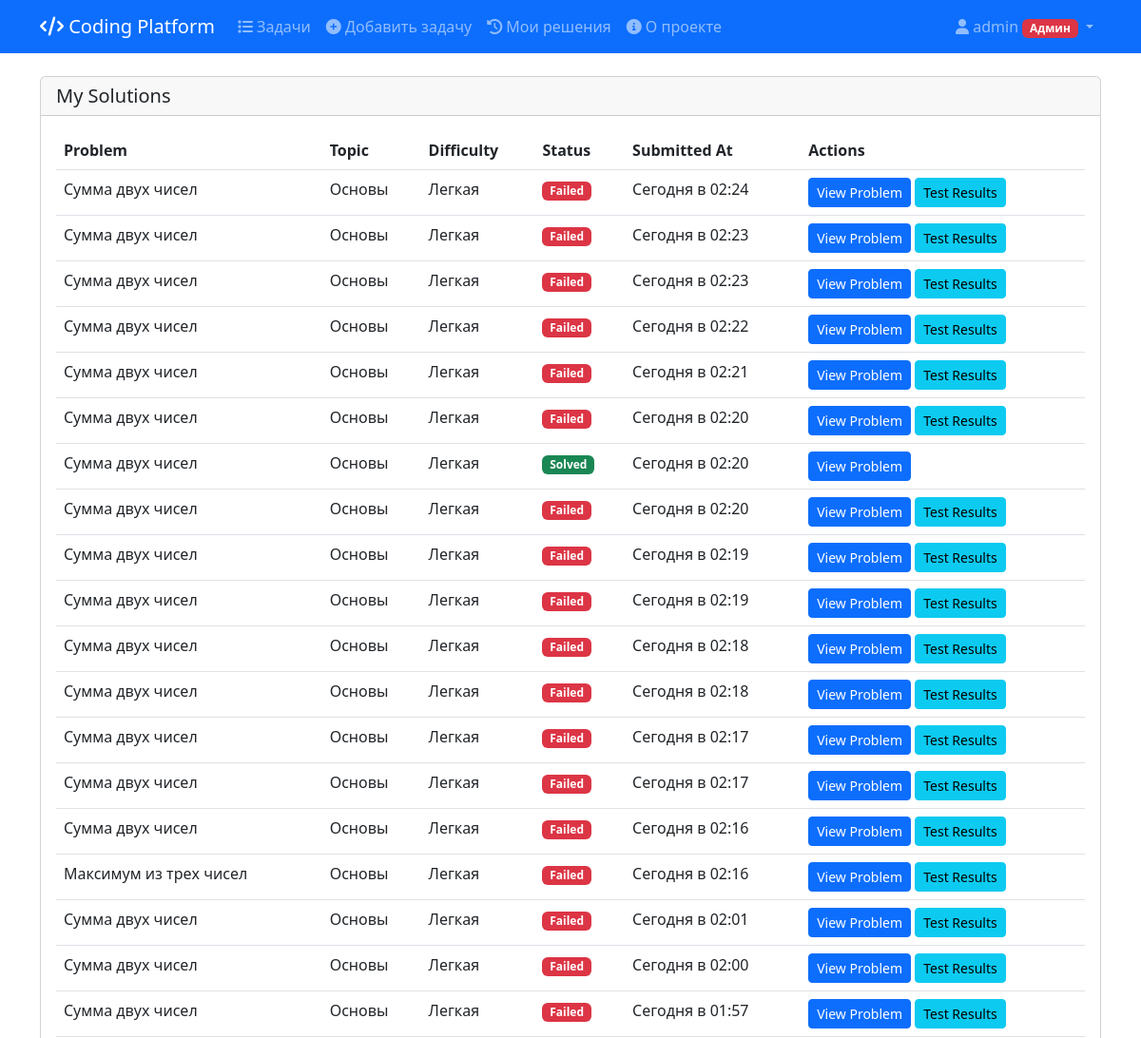
Before: /my_solutions (signed in, upper part) with the older database file.
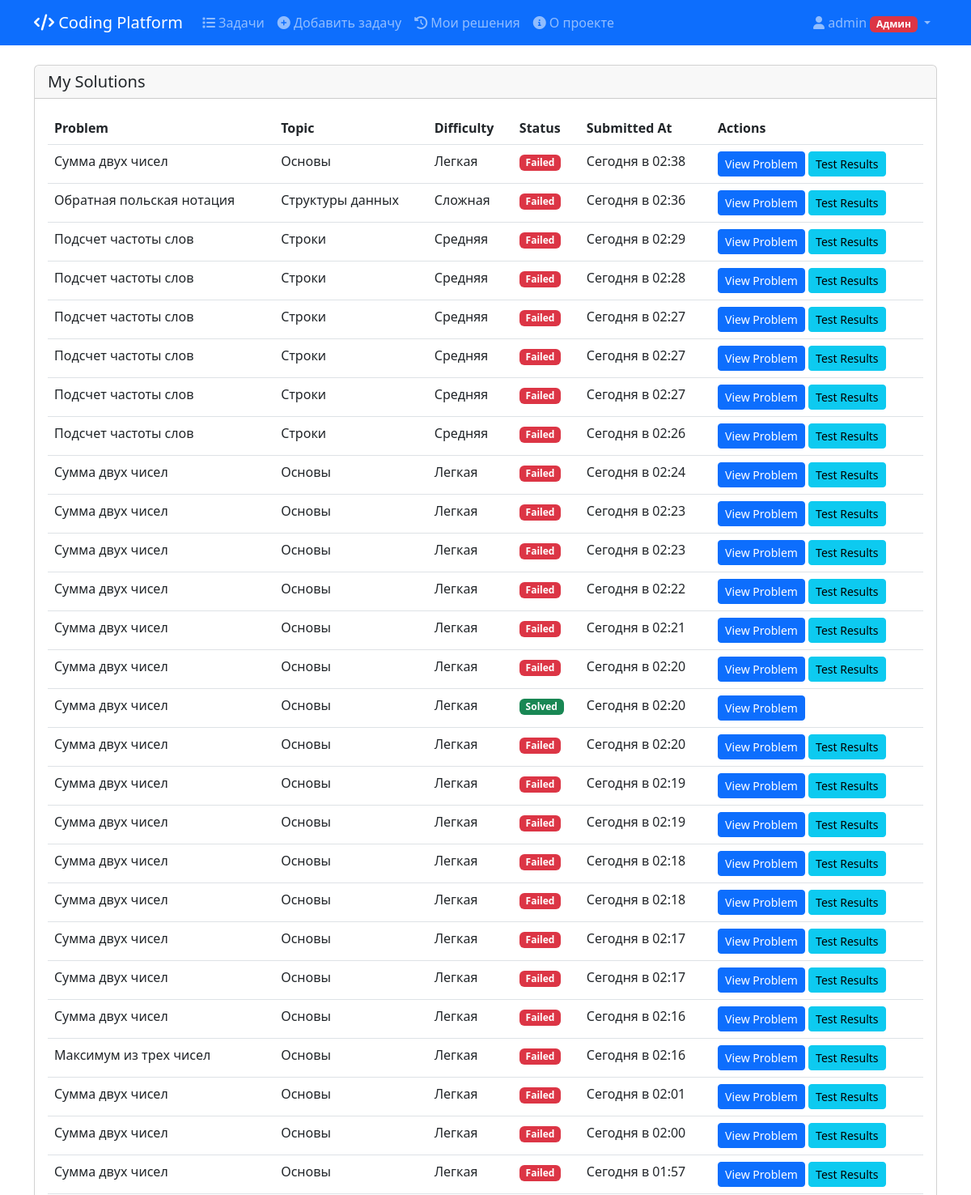
After: the same page with the newer database file.
### tables this page shows
CREATE TABLE users (
    id INTEGER PRIMARY KEY AUTOINCREMENT,
    username TEXT NOT NULL UNIQUE,
    email TEXT UNIQUE,
    password_hash TEXT NOT NULL,
    role TEXT NOT NULL DEFAULT 'user' -- user, teacher, admin
);

CREATE TABLE solutions (
    id INTEGER PRIMARY KEY AUTOINCREMENT,
    user_id INTEGER NOT NULL,
    problem_id INTEGER NOT NULL,
    code TEXT NOT NULL,
    status TEXT NOT NULL DEFAULT 'pending', -- pending, success, error
    submitted_at TIMESTAMP NOT NULL DEFAULT CURRENT_TIMESTAMP,
    error TEXT, output TEXT, analysis TEXT,
    FOREIGN KEY (user_id) REFERENCES users (id),
    FOREIGN KEY (problem_id) REFERENCES problems (id)
);

CREATE TABLE problems (
    id INTEGER PRIMARY KEY AUTOINCREMENT,
    title TEXT NOT NULL,
    description TEXT NOT NULL,
    topic TEXT NOT NULL,
    difficulty TEXT NOT NULL,
    test_cases TEXT NOT NULL, -- JSON строка с тестовыми случаями
    initial_code TEXT, -- Шаблон кода для начала решения
    created_by INTEGER,
    FOREIGN KEY (created_by) REFERENCES users (id)
);

### app.py (the view)
@app.route('/my_solutions')
@login_required
def my_solutions():
    db = get_db()
    solutions = db.execute('''
        SELECT s.*, p.title as problem_title, p.difficulty, p.topic
        FROM solutions s
        JOIN problems p ON s.problem_id = p.id
        WHERE s.user_id = ?
        ORDER BY s.submitted_at DESC
    ''', (current_user.id,)).fetchall()
    return render_template('my_solutions.html',
                          solutions=solutions,
                          format_datetime=format_datetime)

### app.py (called while the page is built)
@app.teardown_appcontext
def teardown_db(e=None):
    close_db()

@login_manager.user_loader
def load_user(user_id):
    db = get_db()
    user = db.execute('SELECT * FROM users WHERE id = ?', (user_id,)).fetchone()
    if user:
        return User(user['id'], user['username'], user['role'])
    return None

### utils.py (called while the page is built)
def format_datetime(dt):
    if not dt:
        return ""
    now = datetime.now()
    today = now.date()
    dt_date = dt.date() if hasattr(dt, 'date') else dt.date
    if dt_date == today:
        return f"Сегодня в {dt.strftime('%H:%M')}"
    elif dt_date == today - timedelta(days=1):
        return f"Вчера в {dt.strftime('%H:%M')}"
    else:
        return dt.strftime('%d.%m.%Y %H:%M')

### templates/my_solutions.html (shortened to what this page needs)
{% extends "base.html" %}
{% block content %}
<div class="row">
    <div class="col-12">
        <div class="card">
            <div class="card-header">
                <h5 class="mb-0">My Solutions</h5>
            </div>
            <div class="card-body">
                <div class="table-responsive">
                    <table class="table">
                        <thead>
                            <tr>
                                <th>Problem</th>
                                <th>Topic</th>
                                <th>Difficulty</th>
                                <th>Status</th>
                                <th>Submitted At</th>
                                <th>Actions</th>
                            </tr>
                        </thead>
                        <tbody>
                            {% for solution in solutions %}
                            <tr>
                                <td>{{ solution.problem_title }}</td>
                                <td>{{ solution.topic }}</td>
                                <td>{{ solution.difficulty }}</td>
                                <td>
                                    {% if solution.status == 'success' %}
                                        <span class="badge bg-success">Solved</span>
                                    {% elif solution.status == 'error' %}
                                        <span class="badge bg-danger">Failed</span>
                                    {% else %}
                                        <span class="badge bg-warning">Pending</span>
                                    {% endif %}
                                </td>
                                <td>{{ format_datetime(solution.submitted_at) }}</td>
                                <td>
                                    <a href="{{ url_for('problem', problem_id=solution.problem_id) }}" class="btn btn-sm btn-primary">View Problem</a>
                                    {% if solution.status == 'error' %}
                                        <button class="btn btn-sm btn-info" onclick="showTestResults('{{ solution.id }}')">Test Results</button>
                                    {% endif %}
                                </td>
                            </tr>
                            {% endfor %}
                        </tbody>
                    </table>
                </div>
            </div>
        </div>
    </div>
</div>
{% endblock %}

### templates/base.html (shortened to what this page needs)
<!DOCTYPE html>
<html lang="ru">
<head>
    <link href="https://cdn.jsdelivr.net/npm/bootstrap@5.3.0-alpha1/dist/css/bootstrap.min.css" rel="stylesheet">
    <link href="https://cdnjs.cloudflare.com/ajax/libs/font-awesome/6.0.0-beta3/css/all.min.css" rel="stylesheet">
    <link rel="stylesheet" href="https://cdnjs.cloudflare.com/ajax/libs/codemirror/5.63.3/codemirror.min.css">
    <link rel="stylesheet" href="https://cdnjs.cloudflare.com/ajax/libs/codemirror/5.63.3/theme/monokai.min.css">
</head>
<body>
    <nav class="navbar navbar-expand-lg navbar-dark bg-primary">
        <div class="container">
            <a class="navbar-brand" href="{{ url_for('index') }}">
                <i class="fas fa-code"></i> Coding Platform
            </a>
            <div class="collapse navbar-collapse" id="navbarNav">
                <ul class="navbar-nav me-auto">
                    <li class="nav-item">
                        <a class="nav-link" href="{{ url_for('index') }}">
                            <i class="fas fa-list"></i> Задачи
                        </a>
                    </li>
                    {% if current_user.is_authenticated and (current_user.role == 'teacher' or current_user.role == 'admin') %}
                    <li class="nav-item">
                        <a class="nav-link" href="{{ url_for('add_problem') }}">
                            <i class="fas fa-plus-circle"></i> Добавить задачу
                        </a>
                    </li>
                    {% endif %}
                    {% if current_user.is_authenticated %}
                    <li class="nav-item">
                        <a class="nav-link" href="{{ url_for('my_solutions') }}">
                            <i class="fas fa-history"></i> Мои решения
                        </a>
                    </li>
                    {% endif %}
                    <li class="nav-item">
                        <a class="nav-link" href="{{ url_for('about') }}">
                            <i class="fas fa-info-circle"></i> О проекте
                        </a>
                    </li>
                </ul>
                <ul class="navbar-nav">
                    {% if current_user.is_authenticated %}
                    <li class="nav-item dropdown">
                        <a class="nav-link dropdown-toggle" href="#" id="navbarDropdown" role="button" data-bs-toggle="dropdown" aria-expanded="false">
                            <i class="fas fa-user"></i> {{ current_user.username }}
                            {% if current_user.role == 'admin' %}
                            <span class="badge bg-danger">Админ</span>
                            {% elif current_user.role == 'teacher' %}
                            <span class="badge bg-info">Учитель</span>
                            {% endif %}
                        </a>
                    </li>
                    {% endif %}
                </ul>
            </div>
        </div>
    </nav>
    <main class="container my-4">
        {% block content %}{% endblock %}
    </main>
</body>
</html>

Changed rows visible on the page:
added solutions: problem_title "Сумма двух чисел", topic "Основы", difficulty "Легкая", status "Failed", submitted_at "Сегодня в 02:38"
added solutions: problem_title "Обратная польская нотация", topic "Структуры данных", difficulty "Сложная", status "Failed", submitted_at "Сегодня в 02:36"
added solutions: problem_title "Подсчет частоты слов", topic "Строки", difficulty "Средняя", status "Failed", submitted_at "Сегодня в 02:29"
added solutions: problem_title "Подсчет частоты слов", topic "Строки", difficulty "Средняя", status "Failed", submitted_at "Сегодня в 02:28"
added solutions: problem_title "Подсчет частоты слов", topic "Строки", difficulty "Средняя", status "Failed", submitted_at "Сегодня в 02:27"
added solutions: problem_title "Подсчет частоты слов", topic "Строки", difficulty "Средняя", status "Failed", submitted_at "Сегодня в 02:27"
added solutions: problem_title "Подсчет частоты слов", topic "Строки", difficulty "Средняя", status "Failed", submitted_at "Сегодня в 02:27"
added solutions: problem_title "Подсчет частоты слов", topic "Строки", difficulty "Средняя", status "Failed", submitted_at "Сегодня в 02:26"
